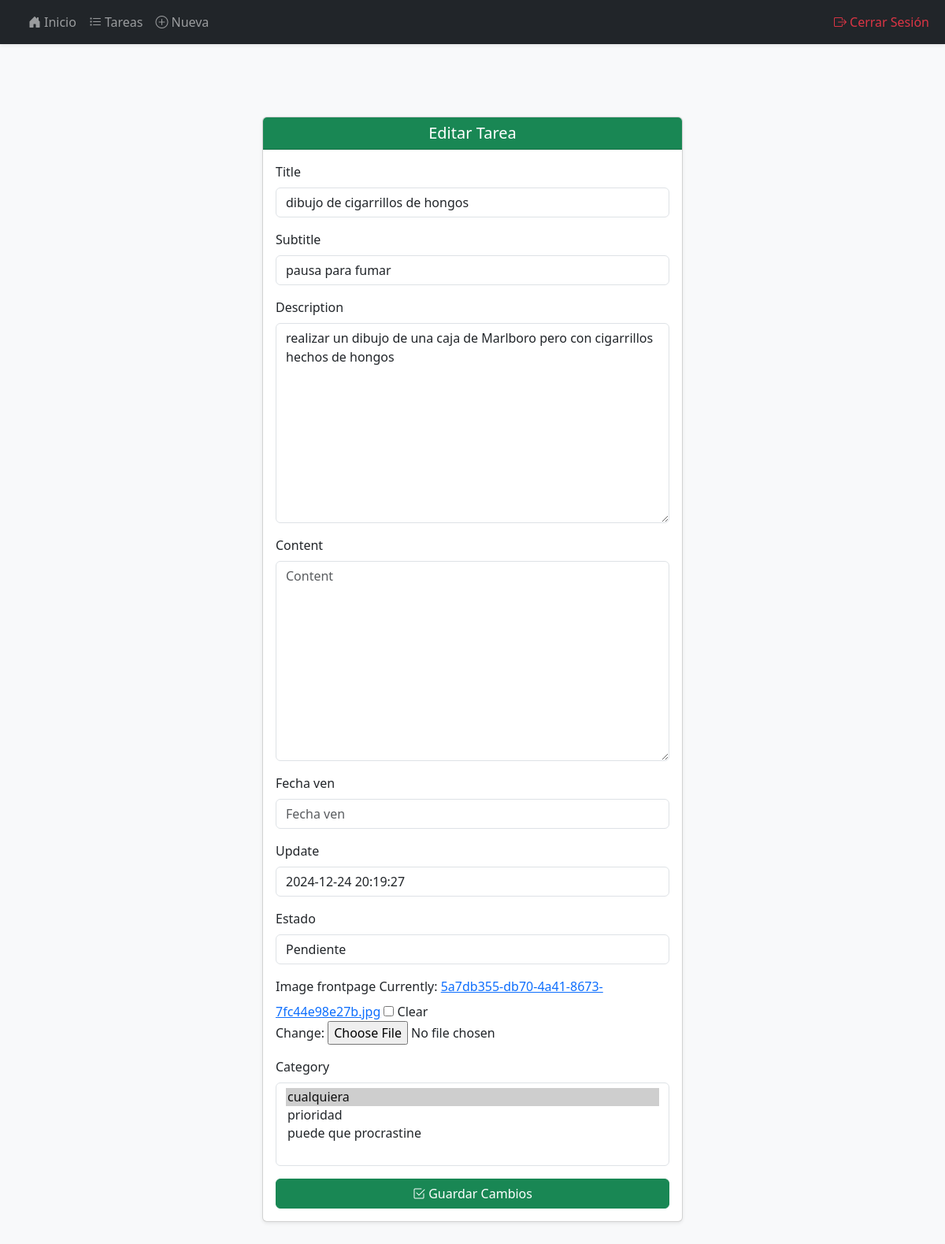
Before: /task/98e30afa-ad11-41a0-be28-43f5679cb7ff/update/ (signed in) with the older database file.
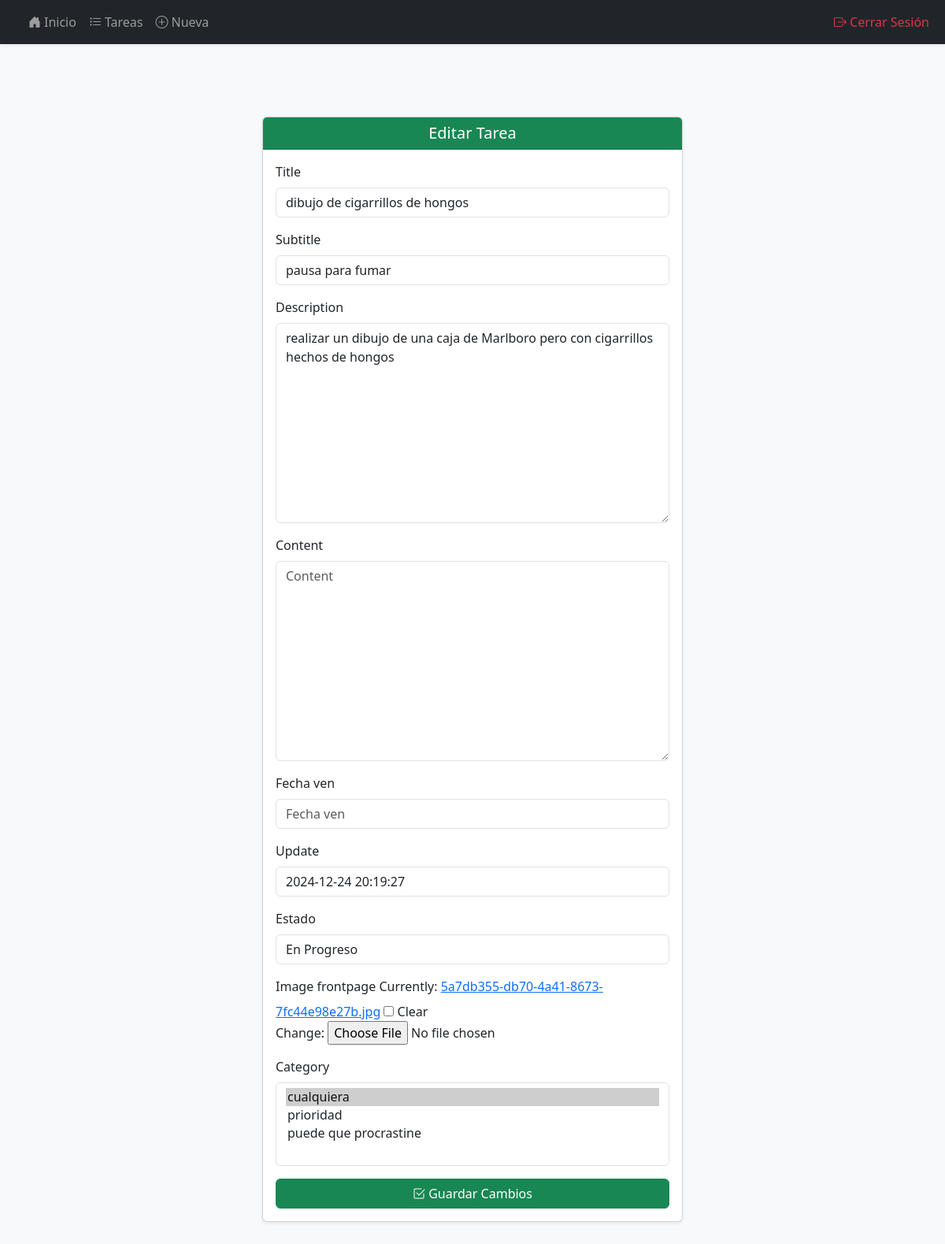
After: the same page with the newer database file.
### tasks/models.py (models this page shows, shortened)
class Task(models.Model):
    STATUS_CHOICES = [
        ('pending_tasks', 'Pendiente'),
        ('in_progress_tasks', 'En Progreso'),
        ('completed_tasks', 'Completada'),
    ]
    title = models.CharField(max_length=200, default="")
    subtitle = models.CharField(max_length=200, blank=True, null=True)
    description = models.TextField(null=True, blank=True)
    content = models.TextField(null=True, blank=True)
    estado = models.CharField( max_length=50, choices=STATUS_CHOICES, default='pending_tasks')
    fecha_ven = models.DateField(blank=True, null=True)
    usuario = models.ForeignKey(User, on_delete=models.CASCADE, related_name='tasks')
    id = models.UUIDField(default=uuid.uuid4, unique=True, primary_key=True, editable=False)
    category = models.ManyToManyField(Category, blank=True)
    post_date = models.DateTimeField(default=now)
    update = models.DateTimeField(default=now)
    image_frontpage = models.ImageField(null=True, blank=True, default="image_default.jpg")
    class Meta:
        verbose_name = "Tarea"
        verbose_name_plural = "Tareas"
        ordering = ['-post_date']

### tasks/views.py (the view, shortened to what this page needs)
# urls.py: path('task/<uuid:pk>/update/', TaskUpdateView.as_view(), name='task_update'),
class TaskUpdateView(LoginRequiredMixin, UpdateView):
    model = Task
    form_class = TaskForm
    template_name = 'task_update.html'
    success_url = '/tasks/'

### tasks/forms.py
class TaskForm(ModelForm):
    class Meta:
        model = Task
        fields = ['title', 'subtitle', 'description', 'content', 'fecha_ven', 'update', 'estado', 'image_frontpage', 'category']
    def __init__(self, *args, **kwargs):
        super(TaskForm, self).__init__(*args, **kwargs)
        for field_name, field in self.fields.items():
            widget = field.widget
            if not isinstance(widget, forms.CheckboxInput):
                widget.attrs['class'] = 'form-control'
            if isinstance(widget, forms.FileInput):
                widget.attrs['class'] = 'form-control-file'  # para campos de imagen
            widget.attrs['placeholder'] = field.label

### tasks/models.py (called while the page is built)
    def __str__(self):
        return self.name

### tasks/templates/task_update.html (shortened to what this page needs)
{% extends 'main.html' %}
{% block content %}
<div class="container py-5">
  <div class="row justify-content-center">
    <div class="col-md-8 col-lg-6">
      <div class="card shadow-sm">
        <div class="card-header bg-success text-white text-center">
          <h5 class="mb-0">Editar Tarea</h5>
        </div>
        <div class="card-body">
          <form method="POST" enctype="multipart/form-data">
            {% for field in form %}
              <div class="mb-3">
                <label for="{{ field.id_for_label }}" class="form-label">{{ field.label }}</label>
                {{ field }}
              </div>
            {% endfor %}
            <button type="submit" class="btn btn-success w-100">
              <i class="bi bi-check2-square"></i> Guardar Cambios
            </button>
          </form>
        </div>
      </div>
    </div>
  </div>
</div>
{% endblock %}

Changed rows visible on the page:
changed Task "dibujo de cigarrillos de hongos": estado "Pendiente" → "En Progreso"
